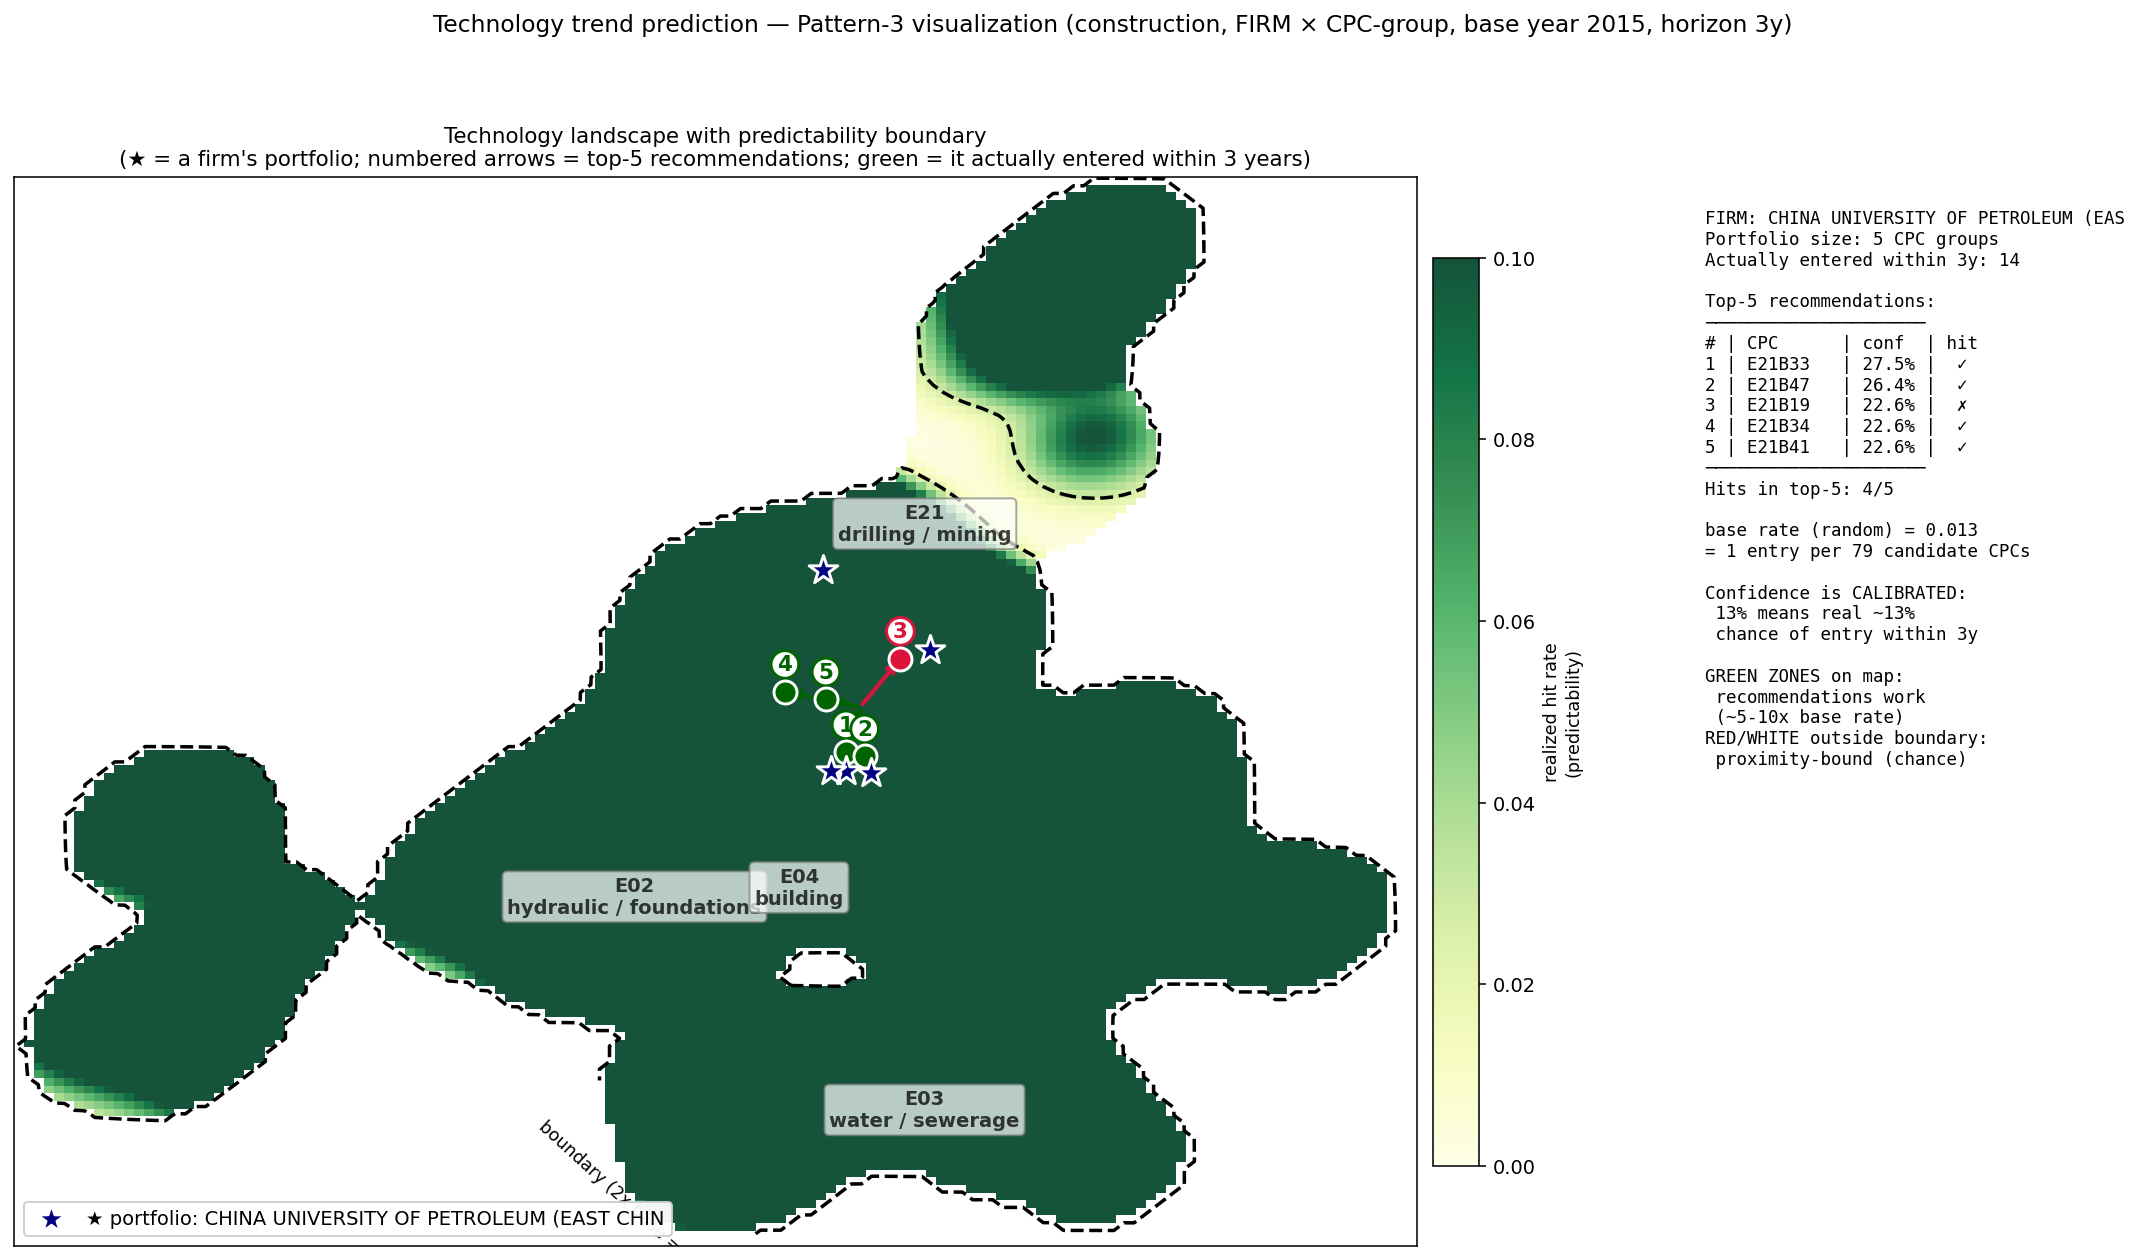

Python code for this plot:
"""viz_predictability_map_v3.py — clean single-story version.

v2 was dense (3 panels, 2 firms overlaid). v3 simplifies to ONE hero panel telling
one story:
  "Here is the technology landscape. Green = where recommendations work. The
   dashed line is the boundary; outside it = proximity-bound. Here is ONE firm,
   its portfolio (★), and its top-5 recommendations (numbered arrows); green
   arrow = it actually entered within 3 years."
Plus a compact recommendation table panel.

Run:  python pnode_patent_runner/viz_predictability_map_v3.py --domain construction
"""
from __future__ import annotations

import argparse
from collections import defaultdict

import matplotlib.pyplot as plt
import numpy as np
import pandas as pd
import umap
from matplotlib.patches import FancyArrowPatch
from scipy.stats import gaussian_kde
from sklearn.isotonic import IsotonicRegression

from diagnose_convergence_signal import ROOT
import recommender_firm as R

GLOSS = {"E01": "roads/bridges", "E02": "hydraulic / foundations",
         "E03": "water / sewerage", "E04": "building", "E05": "locks / fittings",
         "E06": "doors / windows", "E21": "drilling / mining",
         "B28": "cement / clay", "B66": "hoisting / lifting", "C04": "concrete",
         "F16": "machine elements", "B23": "machine tools", "B65": "conveying"}


def setup(args):
    df = pd.read_csv(ROOT / f"data/processed/bipartite_{args.domain}_firm.csv")
    df["year"] = pd.to_datetime(df["ts"], errors="coerce").dt.year
    df = df.dropna(subset=["year"]); df["year"] = df["year"].astype(int)
    df = df[(df.year >= 2000) & (df.year <= 2020)]
    df["i"] = df["i"].map(R.coarsen)
    df = df.dropna(subset=["i"]).drop_duplicates(["u", "i", "year"])
    z = np.load(ROOT / f"data/processed/cpc_content_{args.domain}.npz", allow_pickle=True)
    sub = {}
    for c, v in zip(list(z["codes"]), z["emb"]):
        s = R.coarsen(c)
        if s:
            sub.setdefault(s, []).append(v)
    codes = sorted(set(df.i) & set(sub))
    emb = np.array([np.mean(sub[s], 0) for s in codes])
    cidx = {c: k for k, c in enumerate(codes)}; inv_c = {k: c for c, k in cidx.items()}
    df = df[df.i.isin(cidx)]
    return df, emb, codes, cidx, inv_c, len(codes)


def main():
    ap = argparse.ArgumentParser()
    ap.add_argument("--domain", default="construction")
    ap.add_argument("--train-year", type=int, default=2012)
    ap.add_argument("--test-year", type=int, default=2015)
    ap.add_argument("--horizon", type=int, default=3)
    ap.add_argument("--topk", type=int, default=50)
    ap.add_argument("--n-eval", type=int, default=1800)
    ap.add_argument("--seed", type=int, default=42)
    ap.add_argument("--out", default="viz_predictability_map_v3.png")
    args = ap.parse_args()
    rng = np.random.default_rng(args.seed)
    R.LEVEL = "group"

    df, emb, codes, cidx, inv_c, n_c = setup(args)
    print(f"firms={df.u.nunique()} CPC-groups={n_c}")
    sc, clf = R.train_lr(df, args.train_year, cidx, emb, n_c, args.horizon, rng, cols=[0, 1, 2, 3])
    w = R.build_world(df, args.test_year, cidx, emb, n_c, args.horizon)
    print("UMAP to 2D ...")
    xy = umap.UMAP(n_neighbors=20, min_dist=0.30, n_components=2,
                   random_state=args.seed).fit_transform(w["Cemb"])

    invs = R.actors(w, cidx); rng.shuffle(invs); invs = invs[:args.n_eval]
    sp = len(invs) // 2
    cs, cy, eval_data = [], [], []
    for n, u in enumerate(invs):
        X, owned, Su = R.actor_scores(u, w, emb, cidx, n_c)
        new = {cidx[c] for c in (w["nextf"][u] - w["prior"][u]) if c in cidx and w["have"][cidx[c]]}
        if len(Su) < 2 or not new:
            continue
        cand = np.array([t for t in range(n_c) if t not in owned])
        raw = clf.decision_function(sc.transform(X[cand][:, [0, 1, 2, 3]]))
        lab = np.array([1 if t in new else 0 for t in cand])
        if n < sp:
            cs.append(raw); cy.append(lab)
        else:
            eval_data.append((u, X, owned, Su, new, cand, raw, lab))
    iso = IsotonicRegression(out_of_bounds="clip").fit(np.concatenate(cs), np.concatenate(cy))
    base = float(np.mean([y.mean() for y in cy]))

    stats = defaultdict(lambda: {"n_rec": 0, "n_hit": 0})
    for u, X, owned, Su, new, cand, raw, lab in eval_data:
        cal = iso.predict(raw)
        order = np.argsort(-cal)[:args.topk]
        for j in order:
            t = cand[j]; stats[t]["n_rec"] += 1
            if t in new:
                stats[t]["n_hit"] += 1
    tidx = np.array([t for t, s in stats.items() if s["n_rec"] >= 10])
    if len(tidx) > 0:
        nrec = np.array([stats[t]["n_rec"] for t in tidx], float)
        hit = np.array([stats[t]["n_hit"] / stats[t]["n_rec"] for t in tidx])
        pts = xy[tidx]
    else:
        return

    # KDE-smoothed predictability field
    grid_n = 140
    x_min, x_max = xy[:, 0].min() - 0.7, xy[:, 0].max() + 0.7
    y_min, y_max = xy[:, 1].min() - 0.7, xy[:, 1].max() + 0.7
    gx = np.linspace(x_min, x_max, grid_n); gy = np.linspace(y_min, y_max, grid_n)
    GX, GY = np.meshgrid(gx, gy); grid = np.vstack([GX.ravel(), GY.ravel()])
    kde_hit = gaussian_kde(pts.T, bw_method=0.20, weights=hit * nrec)(grid).reshape(grid_n, grid_n)
    kde_n = gaussian_kde(pts.T, bw_method=0.20, weights=nrec)(grid).reshape(grid_n, grid_n)
    heat = np.divide(kde_hit, kde_n + 1e-12, out=np.zeros_like(kde_hit), where=kde_n > 0)
    mask = kde_n < (kde_n.max() * 0.03); heat = np.ma.array(heat, mask=mask)

    # find recognizable focused firm with hits
    nm = {}
    nm_path = ROOT / f"data/processed/{args.domain}_firm_names.csv"
    if nm_path.exists():
        nm = pd.read_csv(nm_path).drop_duplicates("u").set_index("u")["org"].to_dict()

    def score_firm(u, Su, new, require_name):
        # Su: list of CPC strings, new: set of CPC indices
        port_t = [cidx[c] for c in Su if c in cidx]
        if not (5 <= len(port_t) <= 20) or len(new) < 2:
            return -np.inf
        if require_name and len(str(nm.get(u, "")).strip()) < 4:
            return -np.inf
        spread = xy[port_t].std(0).sum()
        return -spread + len(new) * 0.6

    best_u, best_s = None, -np.inf
    for require_name in [True, False]:
        for u, X, owned, Su, new, cand, raw, lab in eval_data:
            s = score_firm(u, Su, new, require_name)
            if s > best_s:
                best_s = s; best_u = u
        if best_u is not None:
            break
    print(f"chosen firm: {best_u}  name='{nm.get(best_u, '?')}'  port={len([c for c in w['prior'][best_u] if c in cidx])}  new={len([c for c in (w['nextf'][best_u]-w['prior'][best_u]) if c in cidx])}")
    u = best_u
    X, owned, Su = R.actor_scores(u, w, emb, cidx, n_c)
    new = {cidx[c] for c in (w["nextf"][u] - w["prior"][u]) if c in cidx and w["have"][cidx[c]]}
    cand = np.array([t for t in range(n_c) if t not in owned])
    cal = iso.predict(clf.decision_function(sc.transform(X[cand][:, [0, 1, 2, 3]])))
    order = np.argsort(-cal)[:5]; top = cand[order]; top_conf = cal[order]
    port_t = [cidx[c] for c in Su if c in cidx]

    # zone labels: per CPC subclass, place text at centroid
    zone_pts = defaultdict(list)
    for t in range(n_c):
        zone_pts[inv_c[t][:3]].append(xy[t])
    zone_centroids = {z: np.mean(v, 0) for z, v in zone_pts.items() if len(v) >= 4 and z in GLOSS}

    # ---- figure
    fig = plt.figure(figsize=(16, 9))
    gs = fig.add_gridspec(1, 4, width_ratios=[3, 3, 3, 2])
    ax = fig.add_subplot(gs[0, :3])

    im = ax.imshow(heat, extent=(x_min, x_max, y_min, y_max), origin="lower",
                   cmap="YlGn", vmin=0, vmax=0.10, aspect="auto", alpha=0.92)
    cs_ = ax.contour(GX, GY, heat.filled(0), levels=[2 * base],
                     colors=["black"], linestyles=["--"], linewidths=[1.8])
    ax.clabel(cs_, fmt={2 * base: f"boundary (2x base = {2*base:.3f})"}, fontsize=9)
    cbar = fig.colorbar(im, ax=ax, shrink=0.85, pad=0.01)
    cbar.set_label("realized hit rate\n(predictability)", fontsize=9)

    # zone labels
    for z, c in zone_centroids.items():
        ax.text(c[0], c[1], f"{z}\n{GLOSS[z]}", fontsize=10, ha="center", va="center",
                color="black", weight="bold", alpha=0.75,
                bbox=dict(boxstyle="round,pad=0.25", fc="white", ec="grey", alpha=0.7))

    # firm portfolio (★)
    ax.scatter(xy[port_t, 0], xy[port_t, 1], marker="*", c="navy", s=240, zorder=6,
               edgecolors="white", linewidths=1.5, label=f"★ portfolio: {str(nm.get(u,'?'))[:40]}")
    # numbered recommendations
    center = xy[port_t].mean(0)
    for k, (t, c) in enumerate(zip(top, top_conf), 1):
        tx, ty = xy[t]; is_hit = t in new
        cc = "darkgreen" if is_hit else "crimson"
        ax.annotate("", xy=(tx, ty), xytext=center,
                    arrowprops=dict(arrowstyle="->", color=cc, alpha=0.95, lw=2.2))
        ax.scatter([tx], [ty], s=140, c=cc, edgecolors="white", linewidths=1.5, zorder=5)
        ax.text(tx, ty + 0.18, f"{k}", fontsize=11, ha="center", va="bottom",
                weight="bold", color=cc,
                bbox=dict(boxstyle="circle,pad=0.18", fc="white", ec=cc, lw=1.5))

    ax.legend(loc="lower left", fontsize=10, framealpha=0.95)
    ax.set_title("Technology landscape with predictability boundary\n"
                 "(★ = a firm's portfolio; numbered arrows = top-5 recommendations; "
                 "green = it actually entered within 3 years)", fontsize=11)
    ax.set_xticks([]); ax.set_yticks([])

    # right side table
    ax2 = fig.add_subplot(gs[0, 3]); ax2.axis("off")
    name = str(nm.get(u, "?"))[:34]
    lines = [f"FIRM: {name}",
             f"Portfolio size: {len(Su)} CPC groups",
             f"Actually entered within 3y: {len(new)}",
             "",
             "Top-5 recommendations:",
             "─────────────────────",
             "# | CPC      | conf  | hit"]
    for k, (t, c) in enumerate(zip(top, top_conf), 1):
        g = inv_c[t]; lab = "✓" if t in new else "✗"
        lines.append(f"{k} | {g:<8} | {c*100:4.1f}% |  {lab}")
    n_hit = sum(1 for t in top if t in new)
    lines += ["─────────────────────", f"Hits in top-5: {n_hit}/5",
              "",
              f"base rate (random) = {base:.3f}",
              f"= 1 entry per {int(1/base)} candidate CPCs",
              "",
              "Confidence is CALIBRATED:",
              " 13% means real ~13%",
              " chance of entry within 3y",
              "",
              "GREEN ZONES on map:",
              " recommendations work",
              " (~5-10x base rate)",
              "RED/WHITE outside boundary:",
              " proximity-bound (chance)"]
    ax2.text(0, 0.97, "\n".join(lines), family="monospace", fontsize=9,
             verticalalignment="top")

    plt.suptitle(f"Technology trend prediction — Pattern-3 visualization "
                 f"({args.domain}, FIRM × CPC-group, base year {args.test_year}, horizon {args.horizon}y)",
                 fontsize=12, y=0.995)
    plt.tight_layout(rect=[0, 0, 1, 0.96])
    out = ROOT / "pnode_patent_runner" / args.out
    plt.savefig(out, dpi=140, bbox_inches="tight")
    print(f"saved -> {out}")


if __name__ == "__main__":
    main()
